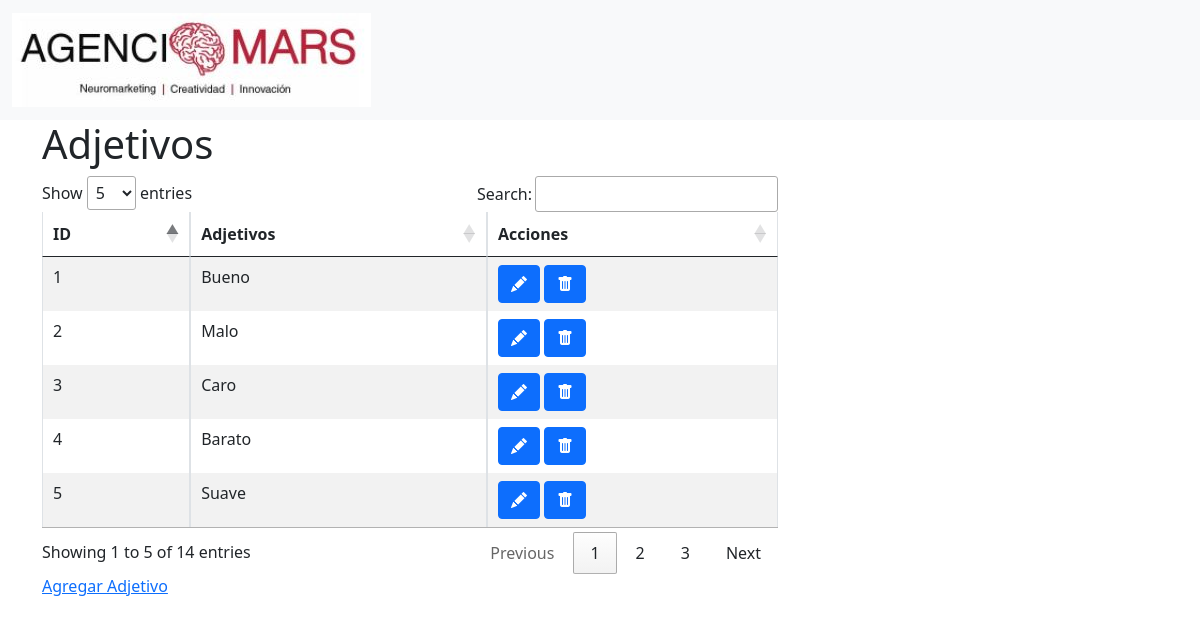
Screenshot of /adjetivo/ with the database file from the repository.
### test_iat/models.py (models this page shows)
class Adjetivo(models.Model):
    nombre =  models.CharField(max_length=255,unique=True)
    created_at = models.DateTimeField(auto_now_add=True)
    updated_at = models.DateTimeField(auto_now=True)

### test_iat/views.py (the view)
# urls.py: path('adjetivo/', views.adjetivo),
def adjetivo(request):
    adjetivos= Adjetivo.objects.all()
    context = {
    "adjetivos":adjetivos,
    "accion":'default'
    }
    return render(request, 'adjetivos.html', context)

### test_iat/templates/adjetivos.html (shortened to what this page needs)
{% extends './base.html' %}
{% block content %}
    <div class="container">
        {% ifequal accion "default" %}
        <div class="row">
            <div class="col-8">
                <h1>Adjetivos</h1>
                <div class="table-responsive">
                    <table id="shows" class="table table-striped table-bordered" width="100%" >
                        <thead>
                            <tr>
                                <th>ID</th>
                                <th>Adjetivos</th>
                                <th>Acciones</th>
                            </tr>
                        </thead>
                        <tbody>
                        {% for adj in adjetivos %}
                            <tr>
                                <td> {{adj.id}}</td>
                                <td> {{adj.nombre}}</td>
                                <td><span data-placement="top" data-toggle="tooltip" title="Editar">
                                        <a href="/adjetivo/{{adj.id}}/edit" class="btn btn-primary btn-xs" data-title="view" data-toogle="modal" data-target="#view">
                                            <i class="bi bi-pencil-fill"></i>
                                        </a>
                                    </span>
                                    <span data-placement="top" data-toggle="tooltip" title="Delete">
                                        <a href="#" data-href="/adjetivo/{{adj.id}}/destroy" class="btn btn-primary btn-xs" data-title="view" data-bs-toggle="modal" data-bs-target="#confirm-delete">
                                            <i class="bi bi-trash-fill"></i>
                                        </a>
                                    </span>
                                </td>
                            </tr>
                        {% endfor %}
                        </tbody>
                    </table>
                </div>
            </div>
        </div>
        <div class="row">
            <div class="col-8">
                <a href="/adjetivo/new">Agregar Adjetivo</a>
            </div>
        </div>
        {% endifequal %}
    </div>
{% endblock %}

### rows the page displays
Adjetivo: id "1", nombre "Bueno"
Adjetivo: id "2", nombre "Malo"
Adjetivo: id "3", nombre "Caro"
Adjetivo: id "4", nombre "Barato"
Adjetivo: id "5", nombre "Suave"
